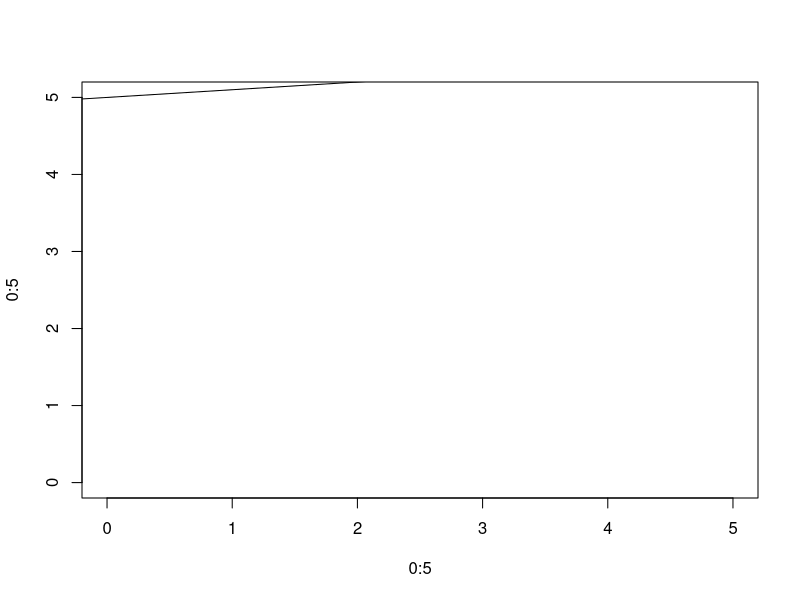

Write R code to recreate this figure. (Note: this script raises an error after producing the figure.)
## ---- chunk 1
alpha11 <- alpha22 <- 0.2
alpha12 <- alpha21 <- 0.1

plot(0:5, 0:5, type="n")
abline(1/alpha22, alpha21)
abline(1/alpha12, alpha11/alpha12, lty=2)

## ---- chunk 2
# a digraph is a directed graph
# the model is written in the "dot" language
bimut <-
"digraph{
  rankdir = LR;
node[shape=box];
// oval is the default node shape
  M1 -> M2[label='R'];
M2 -> M1[label='R'];
}"

#grViz(bimut)

umut <-
"digraph{
  rankdir = LR;
node[shape=box];
// oval is the default node shape
  M1 -> M2[label='R'];
M2 -> M1[label='S', style=dashed]
}"

imut <-
"digraph{
  rankdir = TB;
node[shape=box];
{rank=max; R1; R2;}
{rank=min; M1; M2;}
// oval is the default node shape
  M1 -> M2[label='R'];
M2 -> M1[label='S', style=dashed]
R1 -> M1; M1 -> R1[arrowhead='odot'];
R2 -> M2; M2 -> R2[arrowhead='odot'];
R1 -> R2[arrowhead='odot']; R2 -> R1[arrowhead='odot'];
}"

grViz(imut)

grViz(bimut) %>%
  export_svg %>% charToRaw %>% rsvg_pdf("bimut.pdf")

grViz(umut) %>%
  export_svg %>% charToRaw %>% rsvg_pdf("umut.pdf")

grViz(imut) %>%
  export_svg %>% charToRaw %>% rsvg_pdf("imut.pdf")
